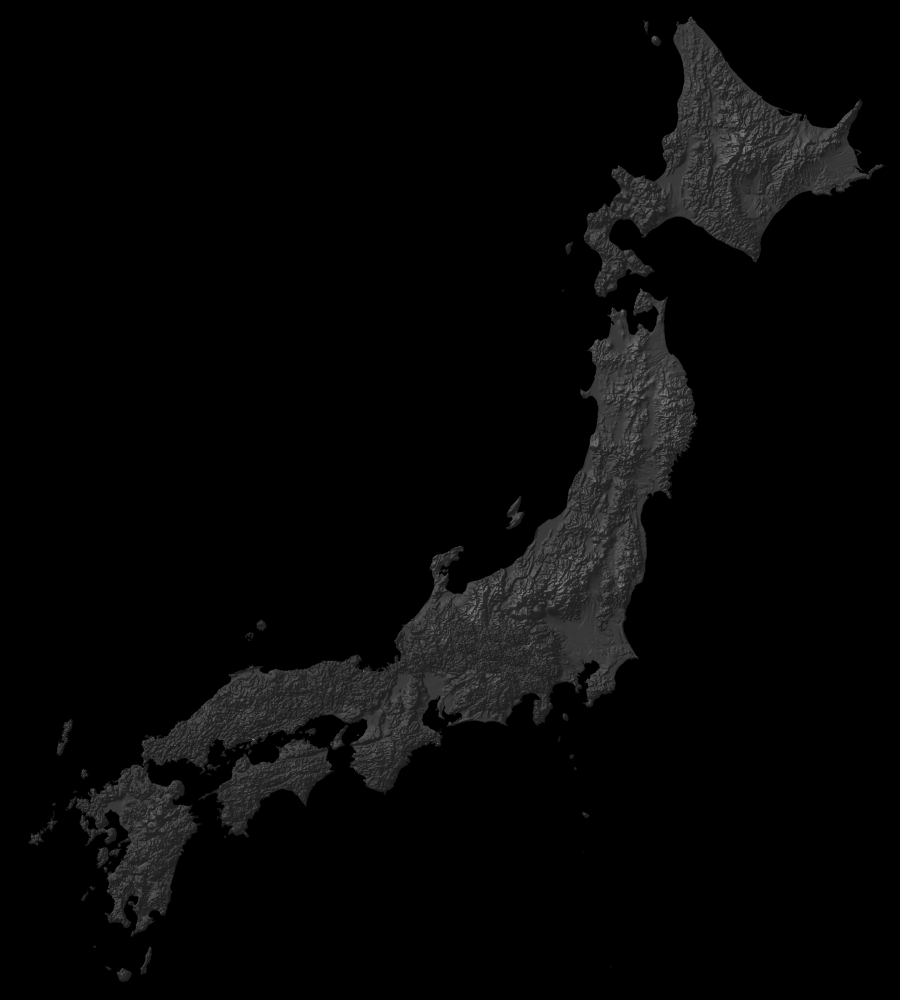
#> input picture japan-map.png, 1800 x 2000 px (shown at 1/2 size)
$ python project.py
#> lines starting #> are read from the running program, lines starting #| are printed output that depends on the picture; after the words box and inside, x2 and y2 are one past the last pixel; in counts of white or black regions, pixels touching at a corner belong together
import cv2
import numpy as np
from PIL import Image, ImageDraw, ImageFont
import textwrap

#config
RADIUS = 32
HOVER_RADIUS_INCREMENT = 8
FPS_DEFAULT = 30

FONT_PATH = "font/GothicA1-Medium.ttf"

LABEL_OFFSET_X = 18
LABEL_OFFSET_Y = -26

EXPLORE_W = 200
EXPLORE_H = 60
EXPLORE_MARGIN_BOTTOM = 90

COLOR_BG = (50, 50, 50)
COLOR_TEXT = (255, 255, 255)
COLOR_CITY = (255, 255, 255)
COLOR_BTN_BG = (255, 255, 255)
COLOR_BTN_TEXT = (0, 0, 0)

FONT = cv2.FONT_HERSHEY_SIMPLEX

def draw_text(img, text, pos, font_size, color):
    pil_img = Image.fromarray(cv2.cvtColor(img, cv2.COLOR_BGR2RGB))
    draw = ImageDraw.Draw(pil_img)
    font = ImageFont.truetype(FONT_PATH, font_size)
    draw.text(pos, font=font, text=text, fill=color)
    return cv2.cvtColor(np.array(pil_img), cv2.COLOR_RGB2BGR)

def measure_text(text, font_size):
    font = ImageFont.truetype(FONT_PATH, font_size)
    bbox = font.getbbox(text)
    return bbox[2] - bbox[0], bbox[3] - bbox[1]

def overlay_image(bg, fg, x, y):
    height, width = fg.shape[:2]
    if fg.shape[2] == 3:
        bg[y:y+height, x:x+width] = fg
        return bg
    b, g, r, a = cv2.split(fg)
    alpha = a.astype(float) / 255
    alpha = cv2.merge([alpha]*3)
    roi = bg[y:y+height, x:x+width].astype(float)
    fg_rgb = cv2.merge((b, g, r)).astype(float)
    bg[y:y+height, x:x+width] = (fg_rgb * alpha + roi * (1 - alpha)).astype(np.uint8)
    return bg

# [11 lines left out: function draw_label, not called in this run]

def draw_city_label(display, name, px, py, hovering, color):
    if not hovering:
        return display
    end_x, end_y = px + 120, py - 60
    cv2.line(display, (px, py), (end_x, end_y), color, 2, cv2.LINE_AA)
    return draw_text(display, name, (end_x + LABEL_OFFSET_X, end_y + LABEL_OFFSET_Y), 34, color)

map_img = cv2.imread("japan-map.png", cv2.IMREAD_UNCHANGED)
#> map_img is the input picture: shape (2000, 1800, 4); mean B, G, R, A 6.7, 6.7, 6.7, 33.3
MAP_HEIGHT, MAP_WIDTH = map_img.shape[:2]
#> MAP_HEIGHT = 2000; MAP_WIDTH = 1800

cv2.namedWindow("Map", cv2.WINDOW_NORMAL)
cv2.resizeWindow("Map", MAP_WIDTH, MAP_HEIGHT)

#config
click_points = {
    "TOKYO":   (1175, 1300),
    "KYOTO":   (720, 1400),
    "OSAKA":   (750, 1460),
    "NAHA": (80, 1915),
    "FUKUOKA": (250, 1550),
    "SAPPORO": (1310, 340),
    "SENDAI":  (1275, 1010),
}

CITY_FILTERS = {
    "5AM": ["TOKYO", "KYOTO", "OSAKA", "NAHA", "FUKUOKA"],
    "8PM": ["TOKYO", "SAPPORO", "SENDAI"]
}

#video
CITY_VIDEOS = {
    "TOKYO": {"day": "result/tokyo.mp4", "night": "result/tokyo2.mp4"},
    "KYOTO": "result/kyoto.mp4",
    "OSAKA": "result/osaka.mp4",
    "NAHA": "result/naha.mp4",
    "FUKUOKA": "result/fukuoka.mp4",
    "SAPPORO": "result/sapporo.mp4",
    "SENDAI": "result/sendai.mp4",
}

card_images = {}

time_state = "5AM"
current_city = None
current_video = None
mouse_x, mouse_y = 0, 0

button_coords = (70, 420)
button_size = (160, 60)

REF_BTN_PADDING_X = 20
REF_BTN_PADDING_Y = 10
REF_BTN_SIZE = (180, 60)
REF_BTN_MARGIN = 20
ref_button_coords = (MAP_WIDTH - REF_BTN_SIZE[0] - REF_BTN_MARGIN, MAP_HEIGHT - REF_BTN_SIZE[1] - REF_BTN_MARGIN)
#> ref_button_coords = (1600, 1920)
REF_BTN_RECT = (0,0,0,0)

def draw_toggle(display):
    btn_x, btn_y = button_coords
    btn_w, btn_h = button_size
    tw, th = measure_text(time_state, 32)
    tx = btn_x + (btn_w - tw) // 2
    ty = btn_y + (btn_h - th) // 2
    cv2.rectangle(display, (btn_x, btn_y), (btn_x+btn_w, btn_y+btn_h), COLOR_BTN_BG, -1)
    return draw_text(display, time_state, (tx, ty), 30, COLOR_BTN_TEXT)

# [17 lines left out: function show_references_window, not called in this run]

def draw_map_ui():
    global REF_BTN_RECT
    display = overlay_image(np.zeros((MAP_HEIGHT, MAP_WIDTH, 3), dtype=np.uint8), map_img, 0, 0)
#> in overlay_image, `b, g, r, a = cv2.split(fg)`:
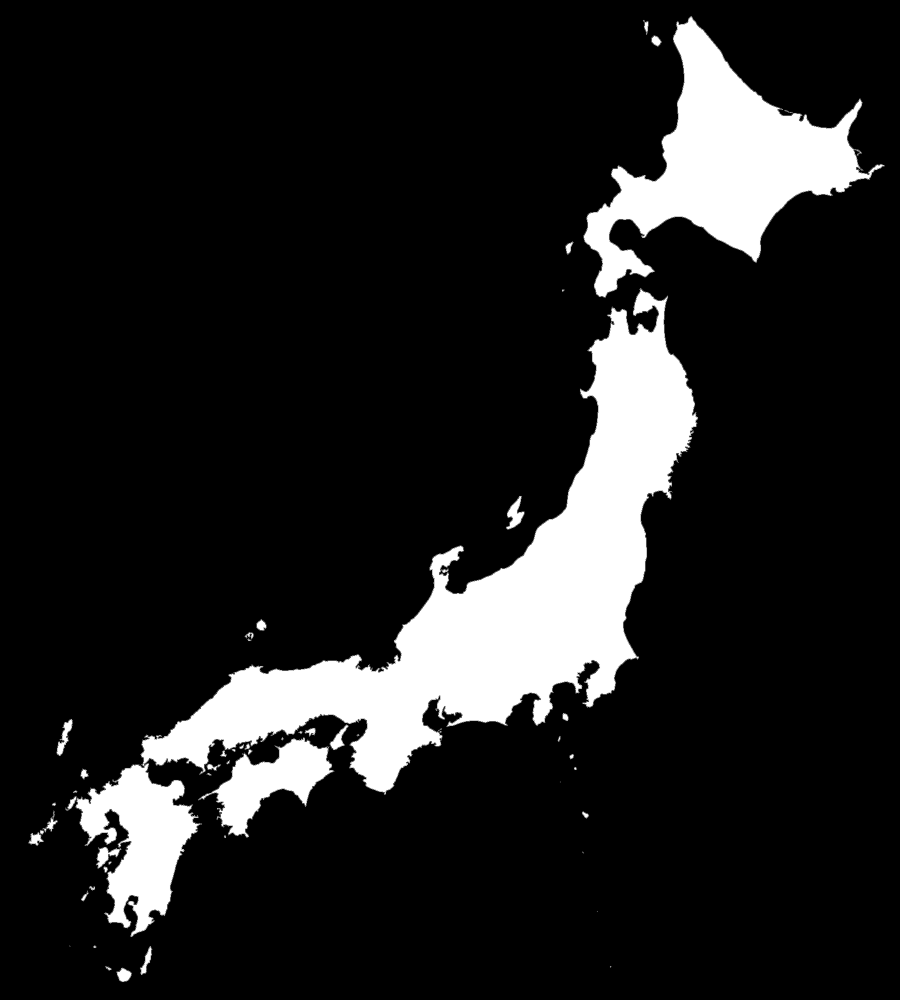
#> a: shape (2000, 1800) (shown at 1/2 size); min 0, max 255, mean 33.3
#> in overlay_image, `roi = bg[y:y+height, x:x+width].astype(float)`: roi: shape (2000, 1800, 3) float64; every value is 0

    for name in CITY_FILTERS[time_state]:
        px, py = click_points[name]
        hovering = (mouse_x - px)**2 + (mouse_y - py)**2 <= RADIUS**2
        radius = RADIUS + (HOVER_RADIUS_INCREMENT if hovering else 0)
        cv2.circle(display, (px, py), radius, COLOR_CITY, 3 if hovering else 2)
        cv2.circle(display, (px, py), 4, COLOR_CITY, -1)
        display = draw_city_label(display, name, px, py, hovering, COLOR_CITY)

    display = draw_toggle(display)

    margin_x = button_coords[0]
    current_y = 120

    title_text = "They never sleep"
    display = draw_text(display, title_text, (margin_x, current_y), 36, COLOR_TEXT)
    _, th = measure_text(title_text, 36)
    current_y += th + 40

    para_text = (
        "Explore Japan's cities day and night.\n"
        "Discover the hidden rhythm of work.\n"
        "Press the time button to switch.\n"
        "Press 'Q' to close a video.\n"
        "Press 'Escape' to exit the app."
    )
    for line in textwrap.wrap(para_text, width=46):
        display = draw_text(display, line, (margin_x, current_y), 30, COLOR_TEXT)
        _, lh = measure_text(line, 24)
        current_y += lh + 16

    if current_city:
        state = "day" if time_state == "5AM" else "night"
        card_images.setdefault(current_city, {})
        if state not in card_images[current_city]:
            card_images[current_city][state] = cv2.imread(f"cards/{current_city.capitalize()}-card-{state}.png", cv2.IMREAD_UNCHANGED)
        card = card_images[current_city][state]
        card_height, card_width = card.shape[:2]
        card_x = (MAP_WIDTH - card_width) // 2
        card_y = (MAP_HEIGHT - card_height) // 2
        display = overlay_image(display, card, card_x, card_y)
        ex1 = card_x + (card_width - EXPLORE_W)//2
        ex2 = card_x + (card_width + EXPLORE_W)//2
        ey2 = card_y + card_height - EXPLORE_MARGIN_BOTTOM
        ey1 = ey2 - EXPLORE_H

    ref_x, ref_y = ref_button_coords
    ref_x -= 20
    tw, th = measure_text("References", 32)
    display = draw_text(display, "References", (ref_x, ref_y), 32, COLOR_TEXT)
    REF_BTN_RECT = (ref_x - 20, ref_y - 10, ref_x + tw + 20, ref_y + th + 10)

    return display

# [55 lines left out: functions play_video, mouse_callback, not called in this run]

cv2.setMouseCallback("Map", mouse_callback)

running = True
while running:
    cv2.imshow("Map", draw_map_ui())
#> after the loop in draw_map_ui, `for name in CITY_FILTERS[time_state]:`:
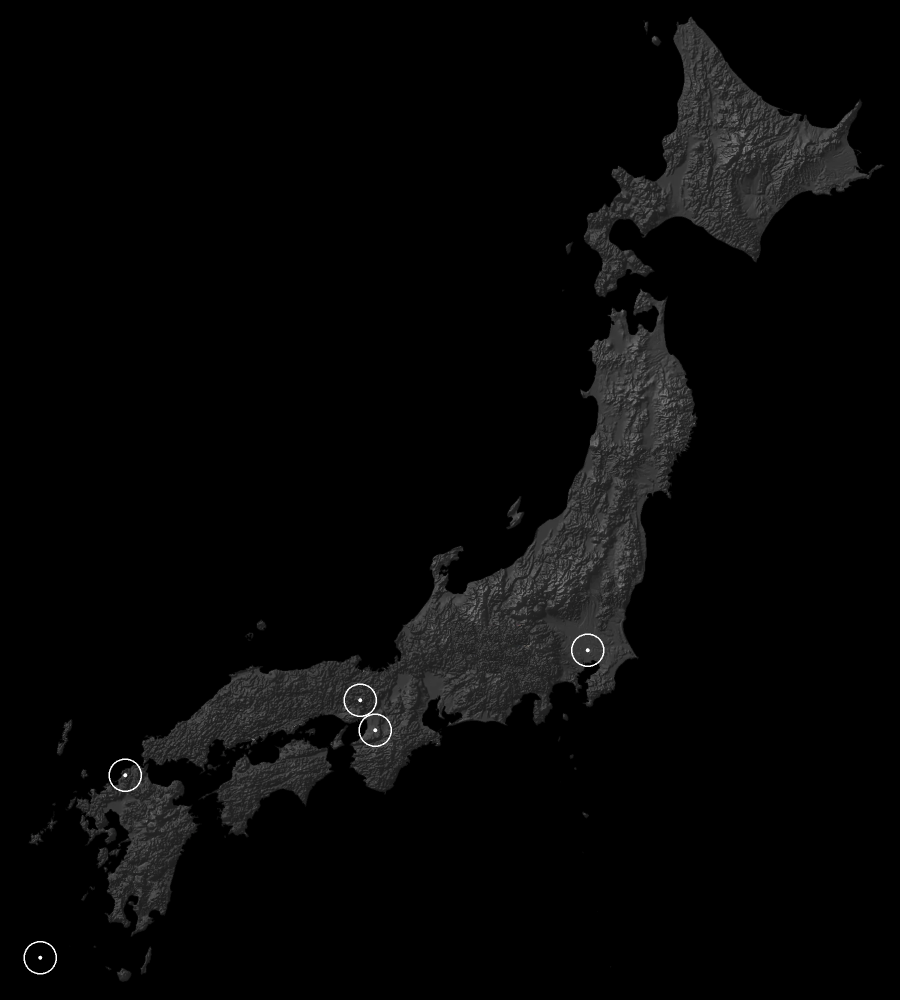
#> display: shape (2000, 1800, 3) (shown at 1/2 size); mean B, G, R 6.8, 6.8, 6.8
#> in draw_toggle, `cv2.rectangle(display, (btn_x, btn_y), (btn_x+btn_w, btn_y+btn_h), COL..`:
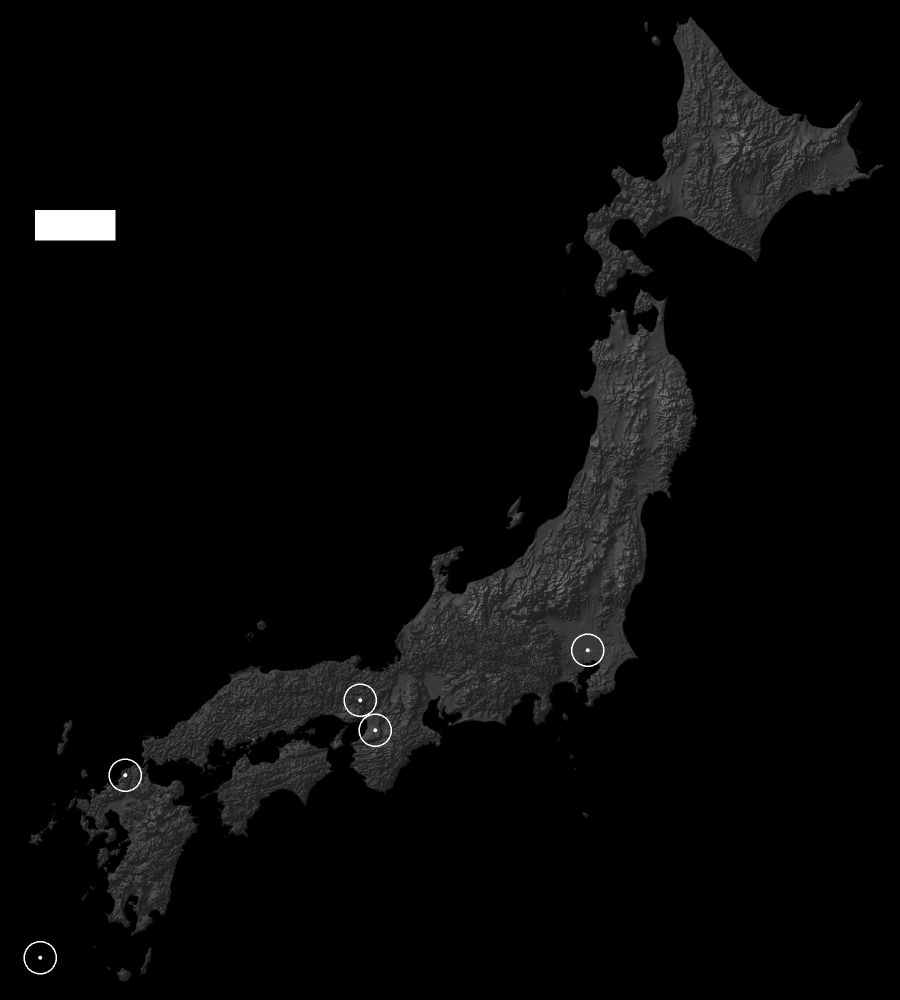
#> display: shape (2000, 1800, 3) (shown at 1/2 size); 0.27% of pixels changed, all inside (x1, y1, x2, y2) = (70, 420, 231, 481)
#> after the loop in draw_map_ui, `for line in textwrap.wrap(para_text, width=46):`: current_y = 348
    if current_video:
        play_video(current_video)
        current_video = None
    if cv2.waitKey(30) & 0xFF == 27:
#> (key q is pressed here)
        running = False

cv2.destroyAllWindows()
